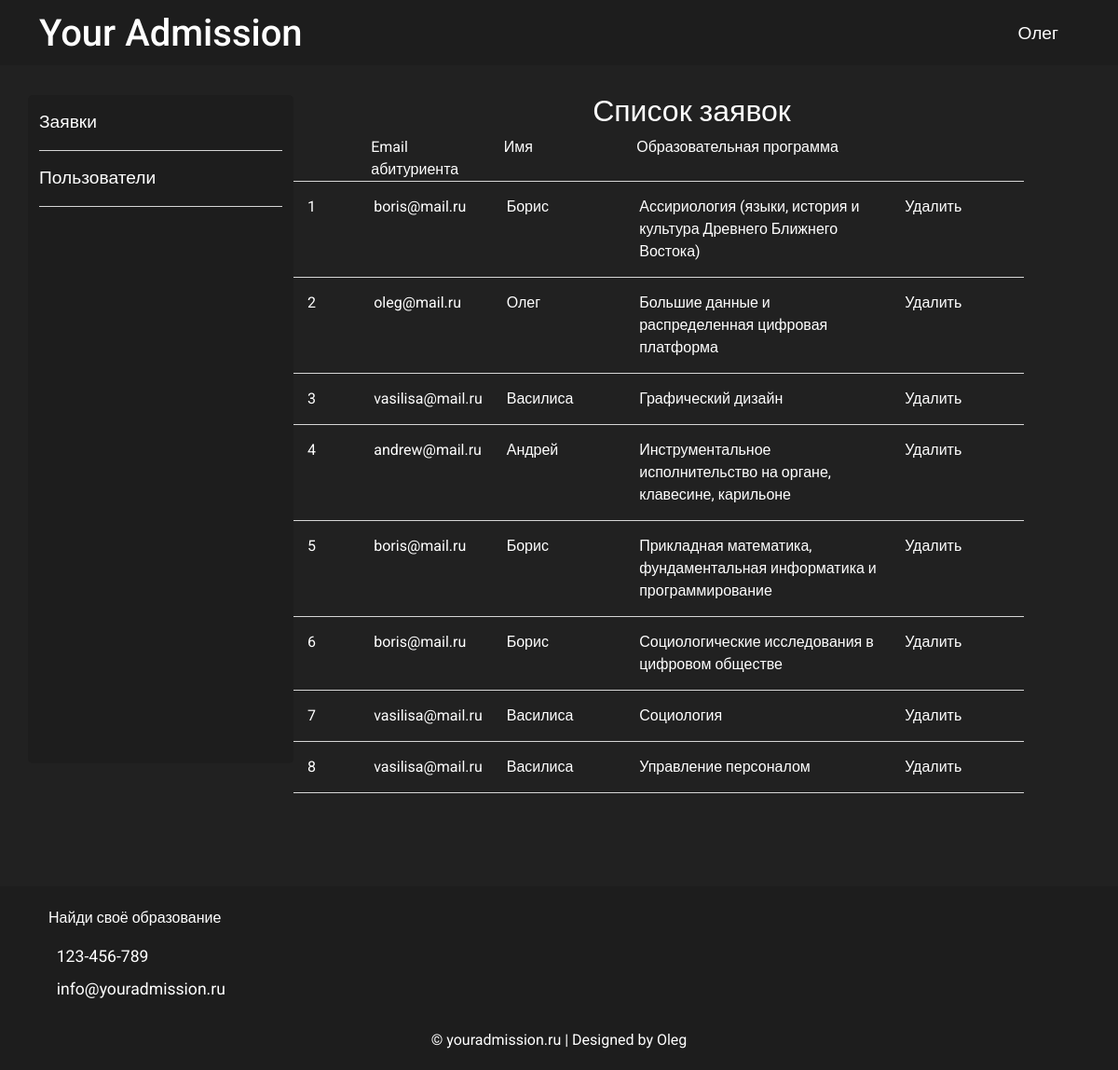
Page /EnrolleeSite/admin/applications/index.php (signed in) on the committed database.
### tables this page shows
CREATE TABLE `program_enrollee` (
  `enrollee_id` int NOT NULL,
  `program_id` int NOT NULL
);

CREATE TABLE `enrollees` (
  `id` int NOT NULL,
  `admin` tinyint NOT NULL DEFAULT '0',
  `firstName` varchar(20) NOT NULL,
  `email` varchar(50) NOT NULL,
  `password` varchar(200) NOT NULL
);

CREATE TABLE `programs` (
  `id` int NOT NULL,
  `name_program` varchar(100) NOT NULL,
  `department_id` int DEFAULT NULL,
  `student_amount` int NOT NULL
);

### EnrolleeSite/app/database/db.php (called while the page is built, shortened)
<?php
require 'connect.php';
function dbCheckError($query){
    $errInfo = $query->errorInfo();
    return true;
}
function selectAllApplications(){
    global $pdo;
    $sql = "select program_enrollee.*, programs.name_program, enrollees.email, enrollees.firstName
            from program_enrollee
            join programs on programs.id = program_enrollee.program_id
            join enrollees on enrollees.id = program_enrollee.enrollee_id
            order by name_program";
    $query = $pdo->prepare($sql);
    $query->execute();
    return $query->fetchAll();
}

### EnrolleeSite/app/controllers/applications.php (called while the page is built, shortened)
<?php
include SITE_ROOT . "/app/database/db.php";
$applications = selectAllApplications();

### EnrolleeSite/admin/applications/index.php (the view, shortened to what this page needs)
<?php
    include "../../app/controllers/applications.php";
?>
<!doctype html>
<html lang="ru">
  <head>
    <link href="https://cdn.jsdelivr.net/npm/bootstrap@5.2.2/dist/css/bootstrap.min.css" rel="stylesheet">
    <link rel="stylesheet" href="../../assets/css/admin.css">
  </head>
  <body>
<?php include("../../app/include/header_admin.php"); ?>
<div class="container">
    <div class="row">
        <?php include "../../app/include/sidebar-admin.php"; ?>
        <div class="applications col-9">
            <div class="row title-table">
                <h2>Список заявок</h2>
                <div class="col-1"></div>
                <div class="col-2">Email абитуриента</div>
                <div class="col-2">Имя</div>
                <div class="col-4">Образовательная программа</div>
                <div class="col-2"></div>
            </div>
            <?php foreach ($applications as $key => $application): ?>
              <div class="row application">
                <div class="col-1"><?=$key + 1; ?></div>
                <div class="col-2"><?=$application['email']; ?></div>
                <div class="col-2"><?=$application['firstName']; ?></div>
                <div class="col-4"><?=$application['name_program']; ?></div>
                <div class="col-2"><a href="index.php?del_id=<?=$key; ?>">Удалить</a></div>
              </div>
            <?php endforeach; ?>
        </div>
    </div>
</div>
<?php include("../../app/include/footer.php"); ?>
  </body>
</html>

### EnrolleeSite/assets/css/admin.css (style rules this page uses)
* { font-family: 'Roboto', sans-serif; }
html, h1, h2, h3, h4, h5, h6, li { color: #ffffff; }
body { background: #212121; }
.applications { margin-top: 30px; color: #fff; }
.applications h2 { text-align: center; }
.applications .title-table div { border-bottom: 1px solid #d6d6d6; }
.applications .application div { padding: 15px; border-bottom: 1px solid #d6d6d6; }
.applications a { color: #fff; text-decoration: none; }

### rows in the picture
program_enrollee: enrollee.email "boris@mail.ru", enrollee.firstName "Борис", program.name_program "Ассириология (языки, история и культура Древнего Ближнего Востока)"
program_enrollee: enrollee.email "oleg@mail.ru", enrollee.firstName "Олег", program.name_program "Большие данные и распределенная цифровая платформа"
program_enrollee: enrollee.email "vasilisa@mail.ru", enrollee.firstName "Василиса", program.name_program "Графический дизайн"
program_enrollee: enrollee.email "andrew@mail.ru", enrollee.firstName "Андрей", program.name_program "Инструментальное исполнительство на органе, клавесине, карильоне"
program_enrollee: enrollee.email "boris@mail.ru", enrollee.firstName "Борис", program.name_program "Прикладная математика, фундаментальная информатика и программирование"
program_enrollee: enrollee.email "boris@mail.ru", enrollee.firstName "Борис", program.name_program "Социологические исследования в цифровом обществе"
program_enrollee: enrollee.email "vasilisa@mail.ru", enrollee.firstName "Василиса", program.name_program "Социология"
program_enrollee: enrollee.email "vasilisa@mail.ru", enrollee.firstName "Василиса", program.name_program "Управление персоналом"

### other values in the picture
$_SESSION['firstName'] "Олег"
